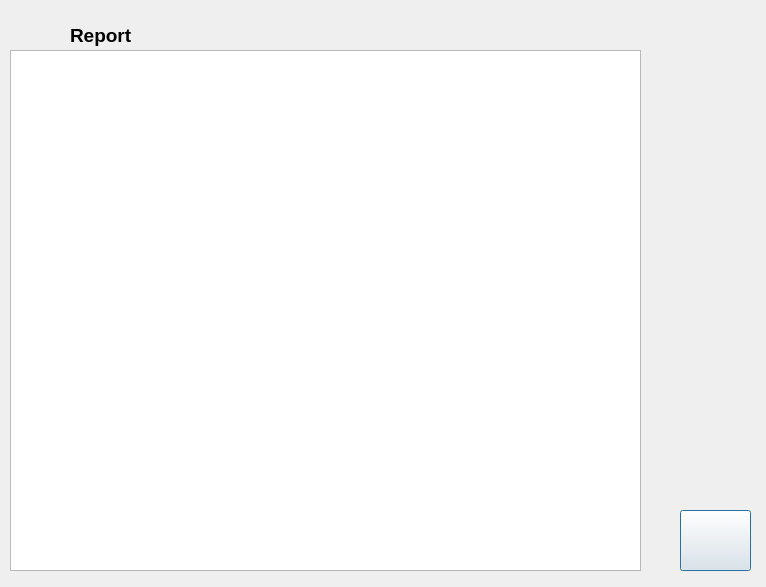
<?xml version="1.0" encoding="UTF-8"?>
<ui version="4.0">
 <class>ReportsDlg</class>
 <widget class="QDialog" name="ReportsDlg">
  <property name="geometry">
   <rect>
    <x>0</x>
    <y>0</y>
    <width>766</width>
    <height>587</height>
   </rect>
  </property>
  <property name="windowTitle">
   <string>Reports</string>
  </property>
  <widget class="QGraphicsView" name="graphView">
   <property name="geometry">
    <rect>
     <x>10</x>
     <y>50</y>
     <width>631</width>
     <height>521</height>
    </rect>
   </property>
  </widget>
  <widget class="QPushButton" name="printBtn">
   <property name="geometry">
    <rect>
     <x>680</x>
     <y>510</y>
     <width>71</width>
     <height>61</height>
    </rect>
   </property>
   <property name="text">
    <string/>
   </property>
   <property name="icon">
    <iconset resource="png/confirmed/resources.qrc">
     <normaloff>:/images/configure.png</normaloff>:/images/configure.png</iconset>
   </property>
   <property name="iconSize">
    <size>
     <width>54</width>
     <height>54</height>
    </size>
   </property>
  </widget>
  <widget class="QLabel" name="label">
   <property name="geometry">
    <rect>
     <x>70</x>
     <y>20</y>
     <width>231</width>
     <height>31</height>
    </rect>
   </property>
   <property name="font">
    <font>
     <pointsize>14</pointsize>
     <weight>75</weight>
     <bold>true</bold>
    </font>
   </property>
   <property name="text">
    <string>Report</string>
   </property>
  </widget>
 </widget>
 <resources>
  <include location="png/confirmed/resources.qrc"/>
 </resources>
 <connections/>
</ui>
